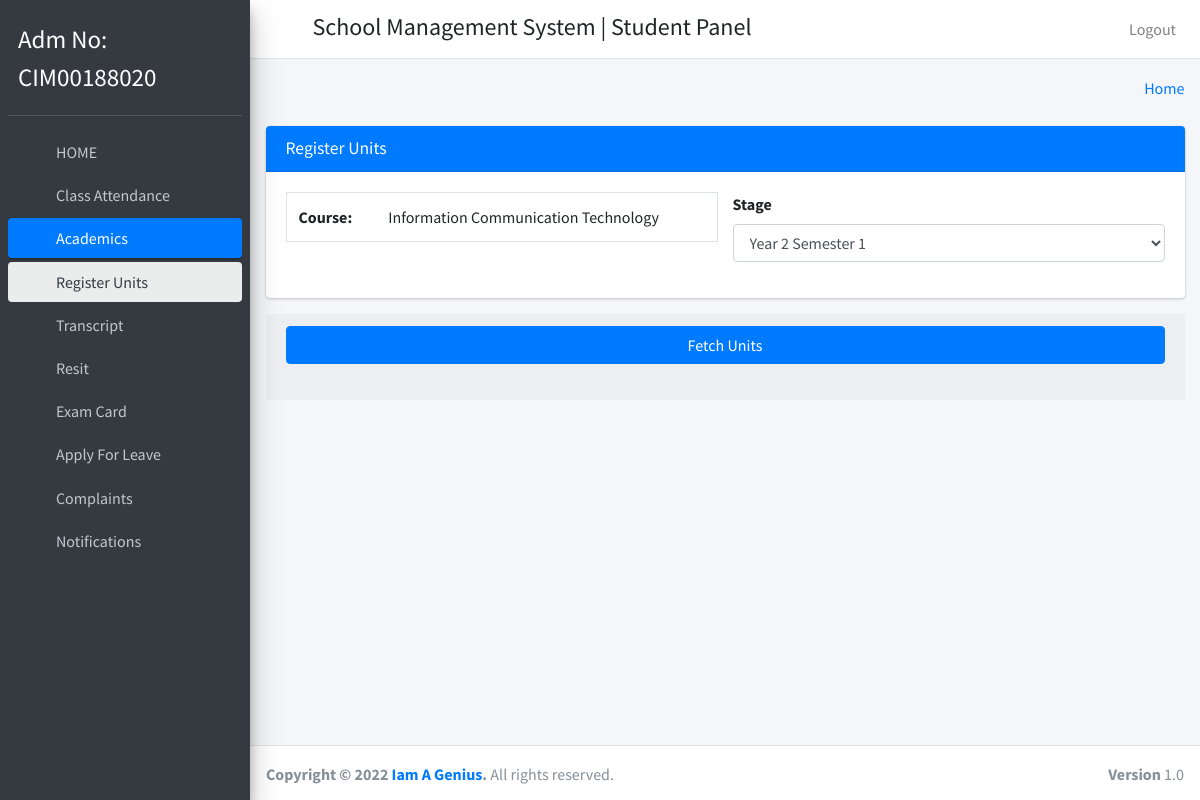
Screenshot of /unit_registration (signed in) with the database file from the repository.
### Student/models.py (models this page shows)
class CustomUser(AbstractUser):
    user_type_data=((1,"HOD"),(3,"staff"),(4,"student"),(2,"admin"))
    user_type= models.CharField(default=1, choices=user_type_data,max_length=10)

class students(models.Model):
    id=models.AutoField(primary_key=True)
    admin = models.OneToOneField(CustomUser, on_delete=models.CASCADE)
    gender = models.CharField(max_length=50)
    profile_pic = models.FileField()
    address = models.TextField()
    course_id=models.ForeignKey(courses,on_delete=models.SET_DEFAULT,default=1)
    dept_id = models.ForeignKey(department,on_delete=models.SET_DEFAULT,default=1)
    session_year_id = models.ForeignKey(sessionmodel,on_delete=models.CASCADE)
    stage_id = models.ForeignKey(semester,on_delete=models.SET_DEFAULT,default=19)
    status = models.BooleanField(default=False)
    created_at = models.DateTimeField(auto_now_add=True)
    updated_at = models.DateTimeField(auto_now_add=True)
    fcm_token=models.TextField(default="")
    objects=models.Manager()

class courses(models.Model):
    id = models.AutoField(primary_key=True)
    course_name = models.CharField(max_length=250)
    dept_id = models.ForeignKey(department,on_delete=models.CASCADE,default=1)
    created_at = models.DateTimeField(auto_now_add=True)
    updated_at = models.DateTimeField(auto_now_add=True)
    objects=models.Manager()

class semester(models.Model):
    id = models.AutoField(primary_key=True)
    stage = models.CharField(max_length=250,default=1.1)
    created_at = models.DateTimeField(auto_now_add=True)
    updated_at = models.DateTimeField(auto_now_add=True)
    objects = models.Manager()

### Student/student_views.py (the view)
# urls.py: path('unit_registration',student_views.unit_registration,name="unit_registration"),
def unit_registration(request):
    student_obj = students.objects.get(admin=request.user.id)
    notification = notificationstudent.objects.filter(student_id=student_obj.id, read=False).order_by("-id")
    notifications = notificationstudent.objects.filter(student_id=student_obj.id, read=False).count()
    subject_data = subject.objects.filter(course_id=student_obj.course_id)
    Stage = students.objects.get(admin=request.user.id)
    context = {
        "Stage":Stage,
        "student_obj":student_obj,
        "subject_data":subject_data,
        "notification":notification,
        "notifications":notifications
    }
    return render(request,"student_template/unit_registration.html", context)

### templates/student_template/unit_registration.html (shortened to what this page needs)
{% extends "student_template/base_template.html" %}
{% load static %}
{% block main_content %}
<section class="content">
      <div class="container-fluid">
        <div class="row">
          <div class="col-md-12">
            <div class="card card-primary">
                <div class="card-header">
                    <h3 class="card-title">Register Units</h3>
                </div>
                <div class="card-body">
                    <div class="row">
                        <div class="col-lg-6">
                            <table class="table border">
                                <tr>
                                    <td class="text-bold">Course:</td>
                                    <td>{{ student_obj.course_id.course_name }}</td>
                                </tr>
                            </table>
                        </div>
                        <div class="col-lg-6">
                          <div class="form-group">
                            {% if Stage.status == 1 %}
                                <label>Stage</label>
                                <select class="form-control"  name="stage" id="stage">
                                  <option value="{{ Stage.stage_id.id }}">{{ Stage.stage_id.stage }}</option>
                                </select>
                            {% endif %}
                          </div>
                        </div>
                    </div>
                  </div>
                </div>
                <div class="card-footer">
                    <button type="button" class="btn btn-primary btn-block " id="fetch_units">Fetch Units</button>
                </div>
                <div id="student_data" class="card-footer" ></div>
            </div>
          </div>
        </div>
      </div>
{% endblock main_content %}

### templates/student_template/sidebar.html (shortened to what this page needs)
{% load static %}
<aside class="main-sidebar sidebar-dark-primary elevation-4">
    <div class="sidebar">
      <div class="user-panel mt-3 pb-3 mb-3 d-flex username">
        <div class="info">
            Adm No:<br/>{{ user.username }}
        </div>
      </div>
      <nav class="mt-2">
        <ul class="nav nav-pills nav-sidebar flex-column" data-widget="treeview" role="menu" data-accordion="false">
          <li class="nav-item">
            {% url 'student_home' as student_home %}
            {% url 'student_profile' as student_profile %}
            <a href="{{ student_home }}" class="nav-link {% if request.path == student_profile %} active {% endif %} {% if request.path == student_home %} active {% endif %} ">
              <i class="nav-icon fas fa-home"></i>
              <p>
                HOME
              </p>
            </a>
          </li>
          <li class="nav-item">
            {% url 'student_view_attendance' as student_view_attendance %}
            {% url 'student_view_attendance_save' as student_view_attendance_save %}
            <a href="{{ student_view_attendance }}" class="nav-link {% if request.path == student_view_attendance_save %} active {% endif %} {% if request.path == student_view_attendance %} active {% endif %} ">
              <i class="nav-icon fas fa-user"></i>
              <p>
                Class Attendance
              </p>
            </a>
          </li>
          {% url 'unit_registration' as unit_registration %}
          {% url 'student_view_result' as student_view_result %}
          {% url 'resit' as resit %}
          {% url 'Units' as Units %}
          <li class="nav-item has-treeview {% if request.path == unit_registration %} menu-open {% endif %} ">
            <a href="#" class="nav-link {% if request.path == unit_registration %} active {% endif %}
            {% if request.path == Units %} active {% endif %}">
              <i class="nav-icon fas fa-tachometer-alt"></i>
              <p>
                Academics
                <i class="right fas fa-angle-left"></i>
              </p>
            </a>
            <ul class="nav nav-treeview">
              <li class="nav-item">
                <a href="{% url 'unit_registration' %}" class="nav-link {% if request.path == unit_registration %} active {% endif %}">
                  <i class="far fa-circle nav-icon"></i>
                  <p>Register Units</p>
                </a>
              </li>
              <li class="nav-item">
                <a href="{% url 'student_view_result' %}" class="nav-link {% if request.path == student_view_result %} active {% endif %}
                 {% if request.path == student_view_result %} active {% endif %} ">
                  <i class="far fa-circle nav-icon"></i>
                  <p>Transcript</p>
                </a>
              </li>
              <li class="nav-item">
                <a href="{{ resit }}" class="nav-link {% if request.path == resit %} active {% endif %}">
                  <i class="far fa-circle nav-icon"></i>
                  <p>
                    Resit
                  </p>
                </a>
              </li>
              <li class="nav-item">
                <a href="{{ Units }}" class="nav-link {% if request.path == Units %} active {% endif %}" >
                  <i class="far fa-circle nav-icon"></i>
                  <p>
                    Exam Card
                  </p>
                </a>
              </li>
            </ul>
          </li>
          <li class="nav-item">
            {% url 'student_apply_leave' as student_apply_leave %}
            <a href="{{ student_apply_leave }}" class="nav-link {% if request.path == student_apply_leave %} active {% endif %} ">
              <i class="nav-icon fas fa-user-times"></i>
              <p>
                Apply For Leave
              </p>
            </a>
          </li>
          <li class="nav-item">
            {% url 'student_feedback' as student_feedback %}
            <a href="{{ student_feedback }}" class="nav-link {% if request.path == student_feedback %} active {% endif %} ">
              <i class="nav-icon fas fa-envelope"></i>
              <p>
                Complaints
              </p>
            </a>
          </li>
          <li class="nav-item">
            {% url 'student_all_notification' as student_all_notification %}
            <a href="{{ student_all_notification }}" class="nav-link {% if request.path == student_all_notification %} active {% endif %} ">
              <i class="nav-icon fas fa-share-square"></i>
              <p>
                Notifications
              </p>
            </a>
          </li>
        </ul>
      </nav>
    </div>
  </aside>

### templates/student_template/sidebar.html (style rules this page uses)
.user-panel.mt-3.pb-3.mb-3.d-flex.username { color:#fff; height:100px; font-size:25px; width:auto; }

### rows the page displays
CustomUser: username "CIM00188020"
students: course_id.course_name "Information Communication Technology", stage "Year 2 Semester 1"
